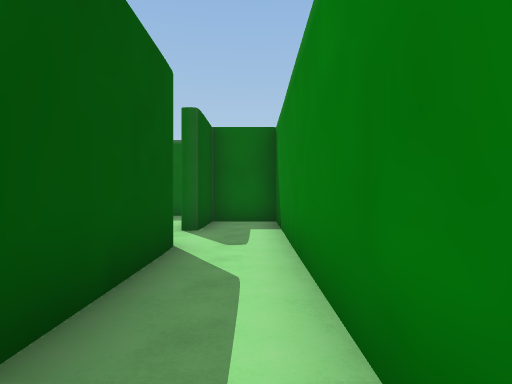
View 1 (above)

16 first-person views from a walk through a scene from a Unity 3-D project. The camera is 1.5 m above the floor, looks level and sees 75° across. The floor is counted in squares, 2 m on a side. Each view is taken from the middle of a square. On the plan, view 1 faces up. The plan holds only what a view shows up to about 11 squares ahead; the rest is blank. The player is left out.

View 2
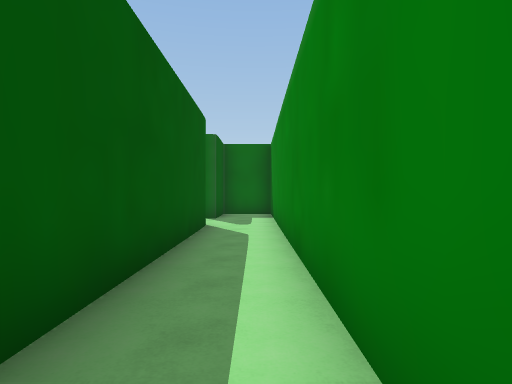

View 3
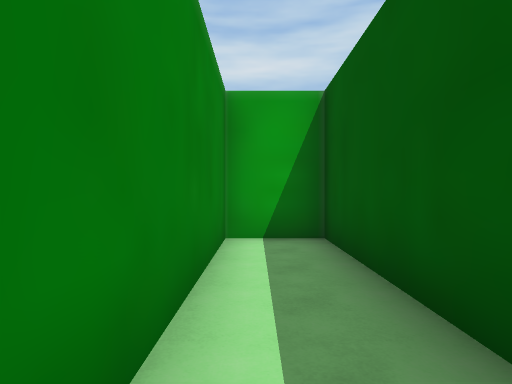

View 4
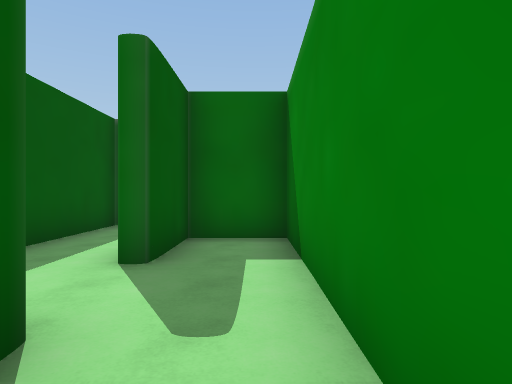

View 5
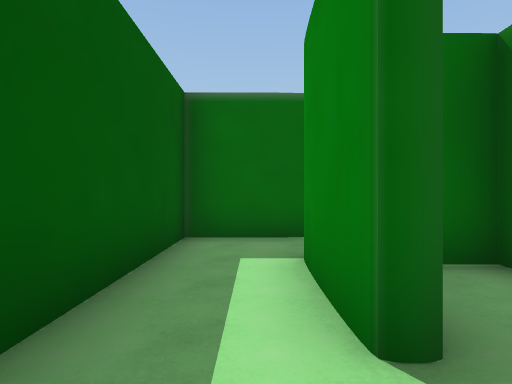

View 6
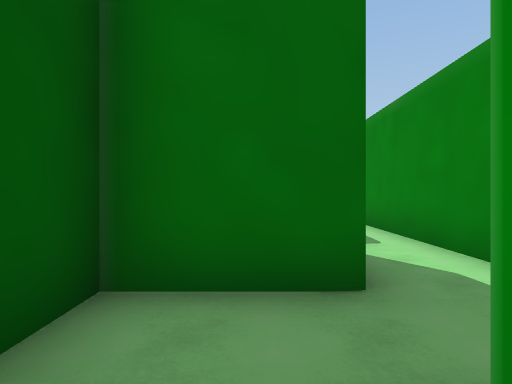

View 7
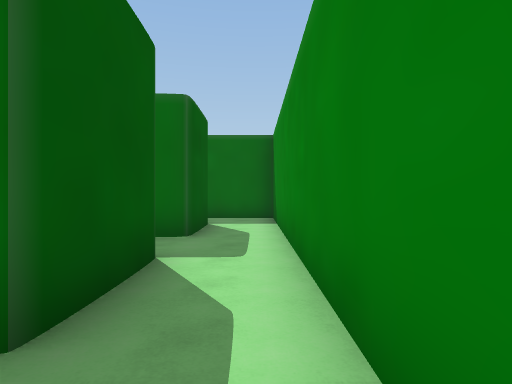

View 8
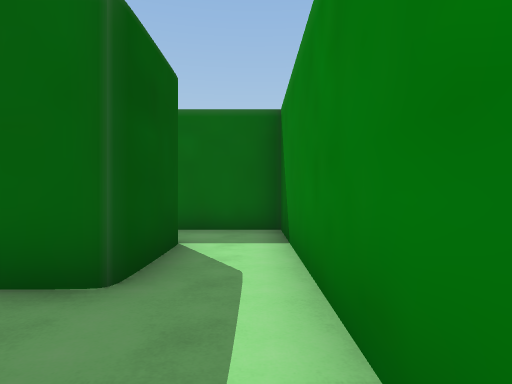

View 9
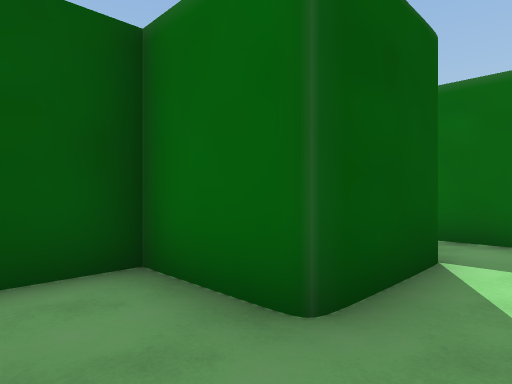

View 10
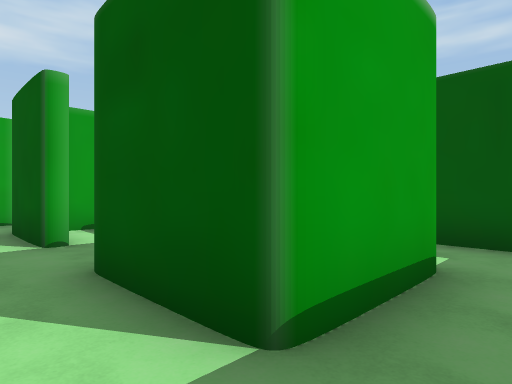

View 11
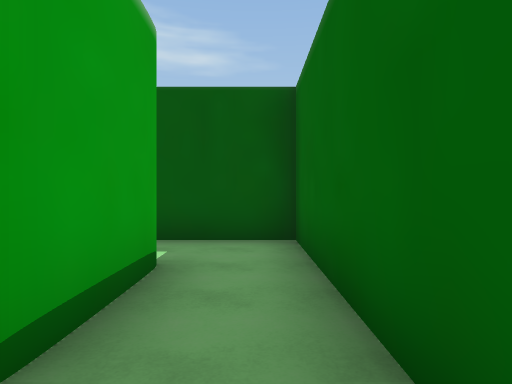

View 12
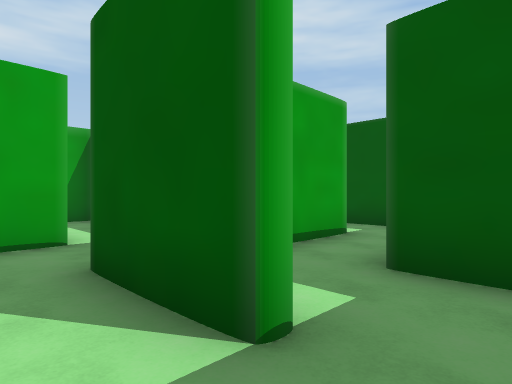

View 13
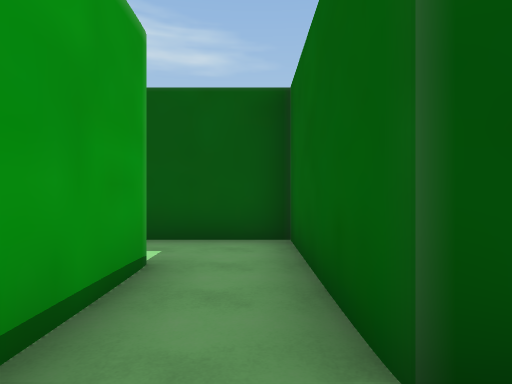

View 14
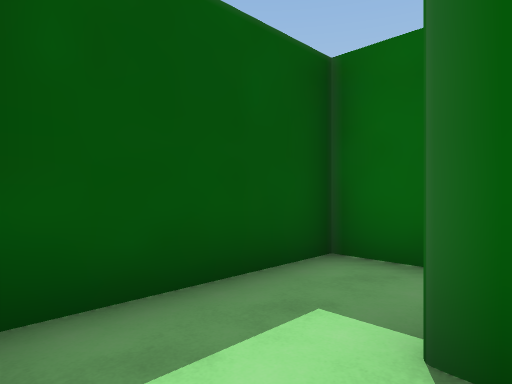

View 15
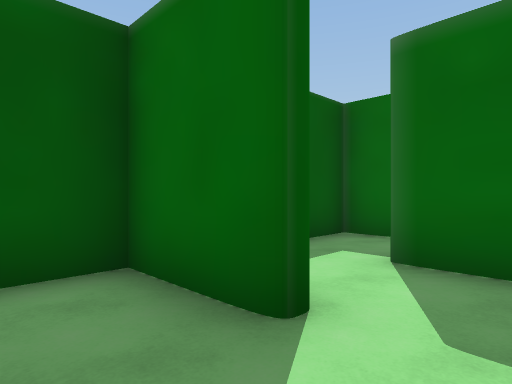

View 16
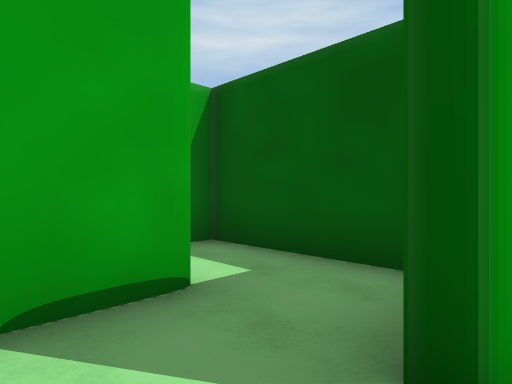

### Floor plan
Points are (right, up) in squares from view 1. A wall is a line through its corners. A room is listed if a view was taken in it or the views show most of it. See-through windows are left out.
Room 1 (views 1, 2, 3, 4)
walls: (-1.1, 4.6) (-1.1, -3.4) (0.5, -3.4) (0.5, 8.5) (-1.1, 8.5) (-1.1, 6.6)
ways out: opening at (-1, 5.5) to room 2
Room 2 (views 5, 6)
walls: (-1.5, 6.6) (-1.6, 7.7); (-1.6, 7.6) (-1.5, 8.8); (-3.2, 8.5) (-3.2, 6.5)
ways out: opening at (-1, 5.5) to room 1; opening at (-2, 7.5) to room 8
Room 3 (views 7, 8)
walls: (0.5, 9.6) (0.5, 12.5); (-1.5, 8.8) (-0.7, 8.8); (-1.1, 12.8) (-1.1, 10.5)
ways out: opening at (0, 11.5) to room 4; opening at (-1, 9.5) to room 8
Room 4 (views 9, 12)
walls: (0.5, 12.5) (0.5, 17.4); (-1.1, 17) (-1.1, 14.6) (-3.2, 14.6) (-3.2, 12.5)
ways out: opening at (0, 11.5) to room 3; opening at (0, 17) to room 5; opening at (-2, 12) to room 6
Room 5 (views 10, 11)
walls: (-3.3, 17) (-1.1, 17); (0.5, 17.4) (0.5, 18.6) (-5.2, 18.6) (-5.2, 17.6)
ways out: opening at (0, 17) to room 4; opening at (-4, 17)
Room 6 (view 13)
walls: (-3.2, 12.5) (-7.2, 12.5) (-7.2, 11.6); (-5.5, 10.9) (-2, 10.9)
ways out: opening at (-2, 12) to room 4; opening at (-6, 11) to room 7
Room 7 (views 14, 15, 16)
walls: (-5.5, 8.4) (-7.2, 8.4) (-7.2, 6.5); (-4.4, 10.5) (-5.4, 10.5); (-5.4, 6.8) (-4.3, 6.8); (-7.2, 11.6) (-7.2, 9.2)
ways out: opening at (-6, 11) to room 6; opening at (-6, 6)
Room 8 (no view inside)
walls: (-1.1, 10.5) (-3.2, 10.5) (-3.2, 8.5)
ways out: opening at (-2, 7.5) to room 2; opening at (-1, 9.5) to room 3

Where each view was taken, in squares from view 1:
view 1: 0 up, 0 right, facing up
view 2: 3 down, 0 right, facing up
view 3: 2 up, 0 right, facing down
view 4: 3 up, 0 right, facing up
view 5: 5 up, 2 left, facing up
view 6: 8 up, 2 left, facing up
view 7: 9 up, 0 right, facing up
view 8: 12 up, 0 right, facing up
view 9: 13 up, 0 right, facing up-left
view 10: 18 up, 0 right, facing down-left
view 11: 18 up, 0 right, facing left
view 12: 14 up, 0 right, facing down-left
view 13: 12 up, 2 left, facing left
view 14: 9 up, 5 left, facing up-left
view 15: 7 up, 4 left, facing up-left
view 16: 9 up, 4 left, facing down-left
